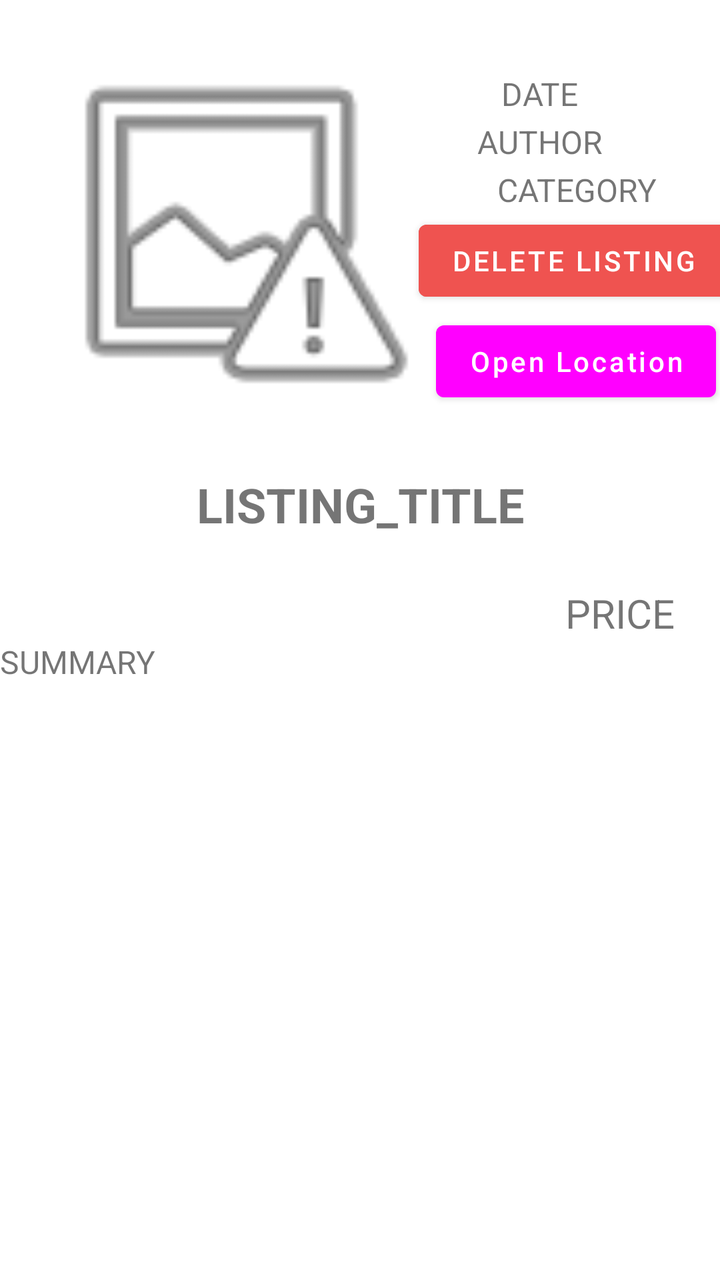
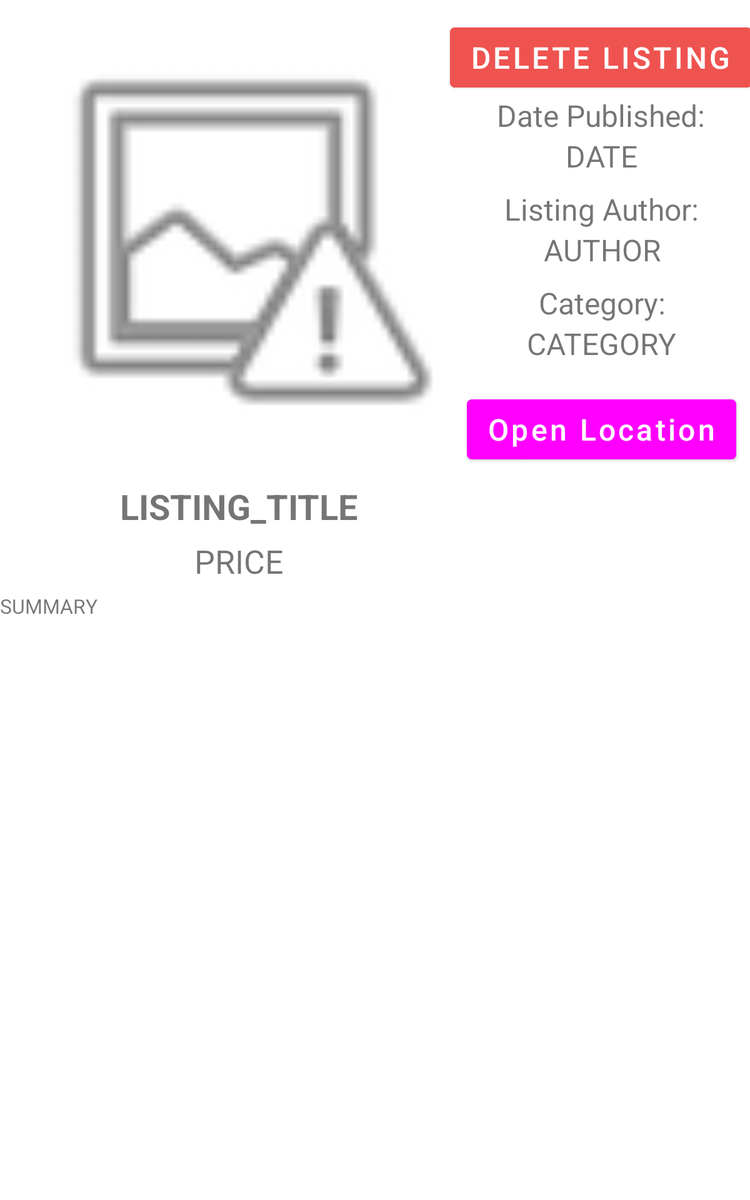

An Android layout and its configuration variant, each rendered on a device that would load it. The default file and the variant file are quoted in full after the pictures.
<!-- AndroidManifest.xml: application theme Theme.GearTrader -->
<!-- res/layout/activity_personal_listing.xml -->
<?xml version="1.0" encoding="utf-8"?>
<androidx.constraintlayout.widget.ConstraintLayout xmlns:android="http://schemas.android.com/apk/res/android"
    xmlns:app="http://schemas.android.com/apk/res-auto"
    xmlns:tools="http://schemas.android.com/tools"
    android:id="@+id/relativeLayout"
    android:layout_width="match_parent"
    android:layout_height="match_parent"
    android:background="@color/quantum_grey200"
    tools:context="com.example.geartrader.SingleListingActivity">


    <ImageView
        android:id="@+id/listingImageView"
        android:layout_width="200dp"
        android:layout_height="200dp"
        android:layout_marginStart="16dp"
        android:layout_marginLeft="16dp"
        android:layout_marginTop="16dp"
        android:contentDescription="Image for the listing"
        app:layout_constraintLeft_toLeftOf="parent"
        app:layout_constraintRight_toRightOf="parent"
        app:layout_constraintStart_toStartOf="parent"
        app:layout_constraintTop_toTopOf="parent"
        app:srcCompat="@android:drawable/ic_menu_report_image" />

    <TextView
        android:id="@+id/titleTextView"
        android:layout_width="wrap_content"
        android:layout_height="wrap_content"
        android:layout_marginTop="20dp"
        android:gravity="center"
        android:text="LISTING_TITLE"
        android:textAllCaps="false"
        android:textSize="24sp"
        android:textStyle="bold"
        app:layout_constraintEnd_toEndOf="parent"
        app:layout_constraintLeft_toLeftOf="parent"
        app:layout_constraintRight_toRightOf="parent"
        app:layout_constraintStart_toStartOf="parent"
        app:layout_constraintTop_toBottomOf="@+id/listingImageView" />

    <TextView
        android:id="@+id/authorTextView"
        android:layout_width="80dp"
        android:layout_height="20dp"
        android:layout_marginTop="4dp"
        android:layout_marginEnd="48dp"
        android:layout_marginRight="48dp"
        android:gravity="center"
        android:text="AUTHOR"
        android:textAllCaps="false"
        android:textSize="16sp"
        app:layout_constraintEnd_toEndOf="parent"
        app:layout_constraintHorizontal_bias="0.85"
        app:layout_constraintLeft_toLeftOf="parent"
        app:layout_constraintRight_toRightOf="parent"
        app:layout_constraintStart_toEndOf="@+id/listingImageView"
        app:layout_constraintTop_toBottomOf="@+id/dateTextView" />

    <TextView
        android:id="@+id/categoryTextView"
        android:layout_width="80dp"
        android:layout_height="20dp"
        android:layout_marginTop="4dp"
        android:gravity="center"
        android:text="CATEGORY"
        android:textAllCaps="false"
        android:textSize="16sp"
        app:layout_constraintEnd_toEndOf="parent"
        app:layout_constraintHorizontal_bias="0.504"
        app:layout_constraintStart_toEndOf="@+id/listingImageView"
        app:layout_constraintTop_toBottomOf="@+id/authorTextView" />

    <TextView
        android:id="@+id/dateTextView"
        android:layout_width="80dp"
        android:layout_height="20dp"
        android:layout_marginTop="36dp"
        android:layout_marginEnd="48dp"
        android:layout_marginRight="48dp"
        android:gravity="center"
        android:text="DATE"
        android:textAllCaps="false"
        android:textSize="16sp"
        app:layout_constraintEnd_toEndOf="parent"
        app:layout_constraintHorizontal_bias="0.85"
        app:layout_constraintStart_toEndOf="@+id/listingImageView"
        app:layout_constraintTop_toTopOf="parent" />

    <TextView
        android:id="@+id/priceTextView"
        android:layout_width="wrap_content"
        android:layout_height="wrap_content"
        android:gravity="left"
        android:text="PRICE"
        android:textAllCaps="false"
        android:textSize="20sp"
        app:layout_constraintBottom_toTopOf="@+id/summaryTextView"
        app:layout_constraintEnd_toEndOf="parent"
        app:layout_constraintHorizontal_bias="0.926"
        app:layout_constraintStart_toStartOf="parent"
        app:layout_constraintTop_toBottomOf="@+id/titleTextView"
        app:layout_constraintVertical_bias="1.0" />

    <TextView
        android:id="@+id/summaryTextView"
        android:layout_width="360dp"
        android:layout_height="375dp"
        android:layout_marginTop="84dp"
        android:gravity="left"
        android:scrollHorizontally="false"
        android:text="SUMMARY"
        android:textAllCaps="false"
        android:textSize="16sp"
        app:layout_constraintEnd_toEndOf="parent"
        app:layout_constraintHorizontal_bias="0.49"
        app:layout_constraintLeft_toLeftOf="parent"
        app:layout_constraintStart_toStartOf="parent"
        app:layout_constraintTop_toTopOf="@+id/titleTextView" />


    <Button
        android:id="@+id/deleteListingButton"
        android:layout_width="wrap_content"
        android:layout_height="wrap_content"
        android:text="DELETE LISTING"
        android:textAllCaps="false"
        app:layout_constraintBottom_toTopOf="@+id/openMapButton"
        app:layout_constraintEnd_toEndOf="parent"
        app:layout_constraintHorizontal_bias="0.627"
        android:backgroundTint="#EF5350"
        app:layout_constraintLeft_toLeftOf="parent"
        app:layout_constraintRight_toRightOf="parent"
        app:layout_constraintStart_toEndOf="@+id/listingImageView"
        app:layout_constraintTop_toBottomOf="@+id/categoryTextView"
        app:layout_constraintVertical_bias="0.533" />

    <Button
        android:id="@+id/openMapButton"
        android:layout_width="140dp"
        android:layout_height="wrap_content"
        android:text="@string/open_location"
        android:textAllCaps="false"
        app:layout_constraintBottom_toBottomOf="parent"
        app:layout_constraintEnd_toEndOf="parent"
        app:layout_constraintHorizontal_bias="0.527"
        app:layout_constraintLeft_toLeftOf="parent"
        app:layout_constraintRight_toRightOf="parent"
        app:layout_constraintStart_toEndOf="@+id/listingImageView"
        app:layout_constraintTop_toBottomOf="@+id/categoryTextView"
        app:layout_constraintVertical_bias="0.108" />

</androidx.constraintlayout.widget.ConstraintLayout>
<!-- resources referenced by this layout -->
<resources>
  <string name="open_location">Open Location</string>
  <style name="Theme.GearTrader" parent="Theme.MaterialComponents.DayNight.DarkActionBar">
          
          <item name="colorPrimary">@color/quantum_vanillablue800</item>
          <item name="colorPrimaryVariant">@color/quantum_vanillagreen300</item>
          <item name="colorOnPrimary">@color/white</item>
          
          <item name="colorSecondary">@color/teal_200</item>
          <item name="colorSecondaryVariant">@color/teal_700</item>
          <item name="colorOnSecondary">@color/black</item>
          
          <item name="android:statusBarColor" tools:targetApi="l">?attr/colorPrimary</item>
          <item name="android:navigationBarColor" tools:targetApi="l">?attr/colorPrimary</item>
          
      </style>
</resources>
<!-- res/layout-sw600dp/activity_personal_listing.xml (the repository's variant of the layout above) -->
<!-- drawn on a 7-inch tablet held upright -->
<?xml version="1.0" encoding="utf-8"?>
<androidx.constraintlayout.widget.ConstraintLayout xmlns:android="http://schemas.android.com/apk/res/android"
    xmlns:app="http://schemas.android.com/apk/res-auto"
    xmlns:tools="http://schemas.android.com/tools"
    android:id="@+id/relativeLayout"
    android:layout_width="match_parent"
    android:layout_height="match_parent"
    android:background="@color/quantum_grey200"
    tools:context="com.example.geartrader.SingleListingActivity">


    <ImageView
        android:id="@+id/listingImageView"
        android:layout_width="350dp"
        android:layout_height="350dp"
        android:layout_marginStart="16dp"
        android:layout_marginLeft="16dp"
        android:layout_marginTop="16dp"
        android:contentDescription="Image for the listing"
        app:layout_constraintLeft_toLeftOf="parent"
        app:layout_constraintRight_toRightOf="parent"
        app:layout_constraintStart_toStartOf="parent"
        app:layout_constraintTop_toTopOf="parent"
        app:srcCompat="@android:drawable/ic_menu_report_image" />

    <TextView
        android:id="@+id/titleTextView"
        android:layout_width="wrap_content"
        android:layout_height="wrap_content"
        android:layout_marginTop="20dp"
        android:gravity="center"
        android:text="LISTING_TITLE"
        android:textAllCaps="false"
        android:textSize="28sp"
        android:textStyle="bold"
        app:layout_constraintEnd_toEndOf="@+id/listingImageView"
        app:layout_constraintLeft_toLeftOf="parent"
        app:layout_constraintRight_toRightOf="parent"
        app:layout_constraintStart_toStartOf="@+id/listingImageView"
        app:layout_constraintTop_toBottomOf="@+id/listingImageView" />

    <TextView
        android:id="@+id/dateTitleTextView"
        android:layout_width="wrap_content"
        android:layout_height="wrap_content"
        android:gravity="center"
        android:text="Date Published:"
        android:textAllCaps="false"
        android:textSize="24dp"
        app:layout_constraintEnd_toEndOf="@+id/deleteListingButton"
        app:layout_constraintStart_toStartOf="@+id/deleteListingButton"
        app:layout_constraintTop_toBottomOf="@+id/deleteListingButton" />

    <TextView
        android:id="@+id/dateTextView"
        android:layout_width="wrap_content"
        android:layout_height="wrap_content"
        android:gravity="center"
        android:text="DATE"
        android:textAllCaps="false"
        android:textSize="24dp"
        app:layout_constraintEnd_toEndOf="@+id/dateTitleTextView"
        app:layout_constraintHorizontal_bias="0.503"
        app:layout_constraintStart_toStartOf="@+id/dateTitleTextView"
        app:layout_constraintTop_toBottomOf="@+id/dateTitleTextView" />

    <TextView
        android:id="@+id/authorTitleTextView"
        android:layout_width="wrap_content"
        android:layout_height="wrap_content"
        android:gravity="center"
        android:text="Listing Author:"
        android:textAllCaps="false"
        android:textSize="24dp"
        android:layout_marginTop="10dp"
        app:layout_constraintEnd_toEndOf="@+id/dateTextView"
        app:layout_constraintStart_toStartOf="@+id/dateTextView"
        app:layout_constraintTop_toBottomOf="@+id/dateTextView" />

    <TextView
        android:id="@+id/authorTextView"
        android:layout_width="wrap_content"
        android:layout_height="wrap_content"
        android:gravity="center"
        android:text="AUTHOR"
        android:textAllCaps="false"
        android:textSize="24dp"
        app:layout_constraintEnd_toEndOf="@+id/authorTitleTextView"
        app:layout_constraintLeft_toLeftOf="parent"
        app:layout_constraintRight_toRightOf="parent"
        app:layout_constraintStart_toStartOf="@+id/authorTitleTextView"
        app:layout_constraintTop_toBottomOf="@+id/authorTitleTextView" />

    <TextView
        android:id="@+id/categoryTitleTextView"
        android:layout_width="wrap_content"
        android:layout_height="wrap_content"
        android:gravity="center"
        android:text="Category:"
        android:textAllCaps="false"
        android:textSize="24dp"
        android:layout_marginTop="10dp"
        app:layout_constraintEnd_toEndOf="@+id/authorTextView"
        app:layout_constraintStart_toStartOf="@+id/authorTextView"
        app:layout_constraintTop_toBottomOf="@+id/authorTextView" />

    <TextView
        android:id="@+id/categoryTextView"
        android:layout_width="wrap_content"
        android:layout_height="wrap_content"
        android:gravity="center"
        android:text="CATEGORY"
        android:textAllCaps="false"
        android:textSize="24dp"
        app:layout_constraintBottom_toBottomOf="@+id/listingImageView"
        app:layout_constraintEnd_toEndOf="@+id/categoryTitleTextView"
        app:layout_constraintHorizontal_bias="0.516"
        app:layout_constraintStart_toStartOf="@+id/categoryTitleTextView"
        app:layout_constraintTop_toBottomOf="@+id/categoryTitleTextView"
        app:layout_constraintVertical_bias="0.0" />

    <TextView
        android:id="@+id/priceTextView"
        android:layout_width="wrap_content"
        android:layout_height="wrap_content"
        android:gravity="left"
        android:text="PRICE"
        android:textAllCaps="false"
        android:textSize="26sp"
        app:layout_constraintBottom_toTopOf="@+id/summaryTextView"
        app:layout_constraintEnd_toEndOf="@+id/titleTextView"
        app:layout_constraintStart_toStartOf="@+id/titleTextView"
        app:layout_constraintTop_toBottomOf="@+id/titleTextView" />

    <TextView
        android:id="@+id/summaryTextView"
        android:layout_width="0dp"
        android:layout_height="0dp"
        android:gravity="left"
        android:scrollHorizontally="false"
        android:text="SUMMARY"
        android:textAllCaps="false"
        android:textSize="16sp"
        android:layout_marginTop="50dp"
        app:layout_constraintBottom_toBottomOf="parent"
        app:layout_constraintEnd_toEndOf="parent"
        app:layout_constraintLeft_toLeftOf="parent"
        app:layout_constraintStart_toStartOf="parent"
        app:layout_constraintTop_toBottomOf="@+id/titleTextView" />


    <Button
        android:id="@+id/deleteListingButton"
        android:layout_width="wrap_content"
        android:layout_height="60dp"
        android:backgroundTint="#EF5350"
        android:text="DELETE LISTING"
        android:textAllCaps="false"
        android:textSize="24dp"
        app:layout_constraintEnd_toEndOf="parent"
        app:layout_constraintLeft_toLeftOf="parent"
        app:layout_constraintRight_toRightOf="parent"
        app:layout_constraintStart_toEndOf="@+id/listingImageView"
        app:layout_constraintTop_toTopOf="@+id/listingImageView"
        app:layout_constraintHorizontal_bias="0.8" />

    <Button
        android:id="@+id/openMapButton"
        android:layout_width="wrap_content"
        android:layout_height="60dp"
        android:text="@string/open_location"
        android:textAllCaps="false"
        android:textSize="24dp"
        app:layout_constraintBottom_toBottomOf="parent"
        app:layout_constraintEnd_toEndOf="@+id/categoryTextView"
        app:layout_constraintLeft_toLeftOf="parent"
        app:layout_constraintRight_toRightOf="parent"
        app:layout_constraintStart_toStartOf="@+id/categoryTextView"
        app:layout_constraintTop_toBottomOf="@+id/categoryTextView"
        app:layout_constraintVertical_bias="0.037" />

</androidx.constraintlayout.widget.ConstraintLayout>
